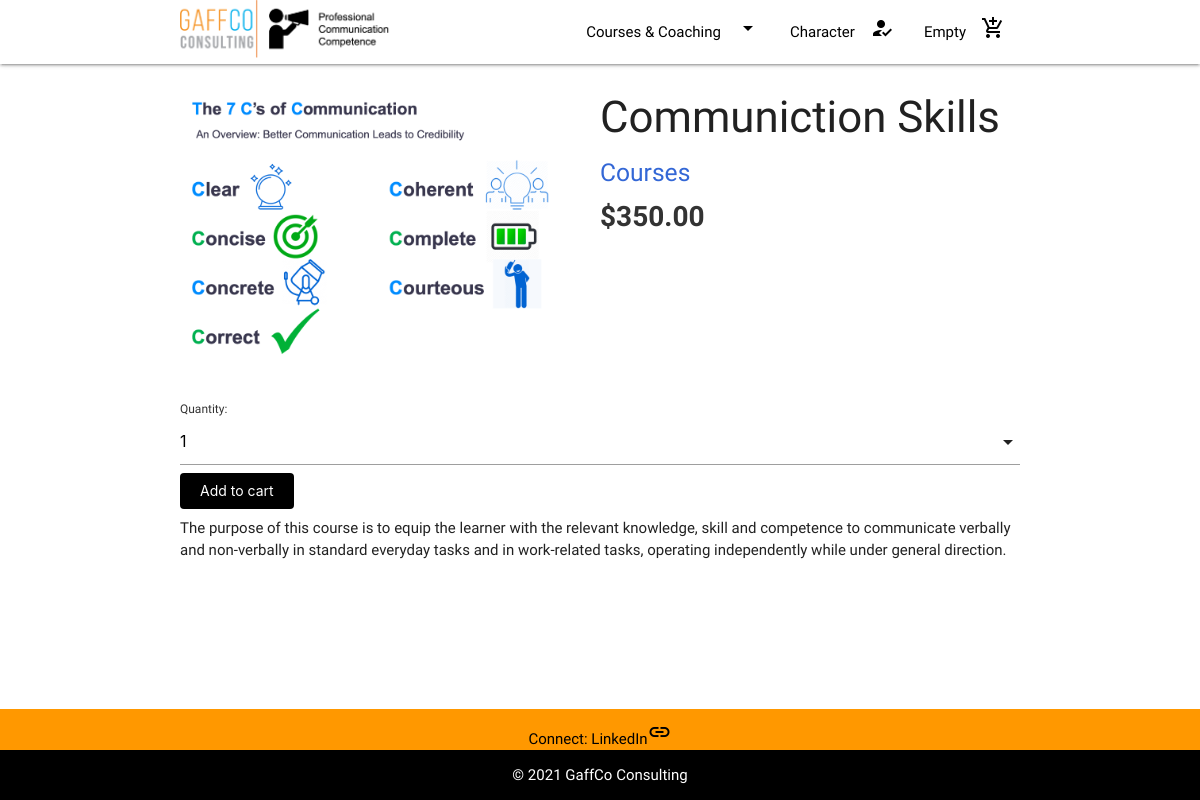
Page /shop/4/communiction-skills/ on the committed database.
### shop/models.py (models this page shows, shortened)
class Product(models.Model):
    category = models.ForeignKey(Category,
                                 related_name='products',
                                 on_delete=models.CASCADE)
    name = models.CharField(max_length=200, db_index=True)
    slug = models.SlugField(max_length=200, db_index=True)
    image = models.ImageField(upload_to='products/%Y/%m/%d',
                              blank=True)
    description = models.TextField(blank=True)
    price = models.DecimalField(max_digits=10, decimal_places=2)
    available = models.BooleanField(default=True)
    created = models.DateTimeField(auto_now_add=True)
    updated = models.DateTimeField(auto_now=True)
    class Meta:
        ordering = ('name',)
        index_together = (('id', 'slug'),)

class Category(models.Model):
    name = models.CharField(max_length=200,
                            db_index=True)
    slug = models.SlugField(max_length=200,
                            unique=True)
    class Meta:
        ordering = ('name',)
        verbose_name = 'category'
        verbose_name_plural = 'categories'
    def get_absolute_url(self):
        return reverse('shop:product_list_by_category', args=[self.slug])
    def __str__(self):
        return self.name

### shop/views.py (the view)
# urls.py: path('<int:id>/<slug:slug>/', views.product_detail,
def product_detail(request, id, slug):
    product = get_object_or_404(Product,
                                id=id,
                                slug=slug,
                                available=True)
    cart_product_form = CartAddProductForm()
    return render(request, 'shop/product/detail.html',
                  {'product': product, 'cart_product_form': cart_product_form})

### cart/forms.py
class CartAddProductForm(forms.Form):
    quantity = forms.TypedChoiceField(
        choices=PRODUCT_QUANTITY_CHOICES,
        coerce=int)
    override = forms.BooleanField(required=False,
                                  initial=False,
                                  widget=forms.HiddenInput)

### cart/cart.py (called while the page is built)
    def __len__(self):
        return sum(item['quantity'] for item in self.cart.values())

### cart/context_processors.py (called while the page is built)
def cart(request):
    return {'cart': Cart(request)}

### shop/templates/shop/product/detail.html (shortened to what this page needs)
{% extends "base.html" %}
{% load static %}
{% block content %}
<div class="container">
    <div class="product-detail">
        <div>
        <img src="{% if product.image %}{{ product.image.url }}{% else %}{% static 'img/no_image.png' %}{% endif %}">
        <h3>{{ product.name }}</h3>
        <h5>
            <a href="{{ product.category.get_absolute_url }}">
                {{ product.category }}
            </a>
        </h5>
        </div>
        <p class="price">${{ product.price }}</p>
        <div class="inline_form_block">
        <form action="{% url 'cart:cart_add' product.id %}" method="post">
            {{ cart_product_form }}
            <input type="submit" value="Add to cart">
        </form>
        {{ product.description|linebreaks }}
        </div>
    </div>
</div>
{% endblock %}

### static/styles/base.css (style rules this page uses)
* { margin: 0; padding: 0; border: 0; box-sizing: border-box; }
html, body { font-family: 'Raleway', sans-serif; scroll-behavior: smooth; padding-bottom: 3rem; }
a { color: #3367d6; }
a.button, button:focus, .update_button, input[type="submit"] { color: #fff; background: black; border-radius: 4px; padding: 10px 20px; font-size: 14px; border: 0; }
.product-detail .price { color: #333; font-size: 28px; font-weight: bold; }
.product-detail img { width: 95%; float: left; padding: 0 20px 20px 0; }
p.padding, div>form+p, div>form+p+p { padding-top: 0.5rem; padding-bottom: 0.5rem; }
.inline_form_block { display: inline-block; }
label { color: #333; }
@media only screen and (min-width: 800px) { .product-detail img { width: 50%; float: left; padding: 0 20px 20px 0; } }

### rows in the picture
Product: image (picture), name "Communiction Skills", category "Courses", price "350.00", description "The purpose of this course is to equip the learner with the relevant knowledge, skill and competence to communicate verbally and non-verbally in standard everyday tasks and in work-related tasks, operating independently while under general direction."

### other values in the picture
{{ cart_product_form }} "Quantity:"
